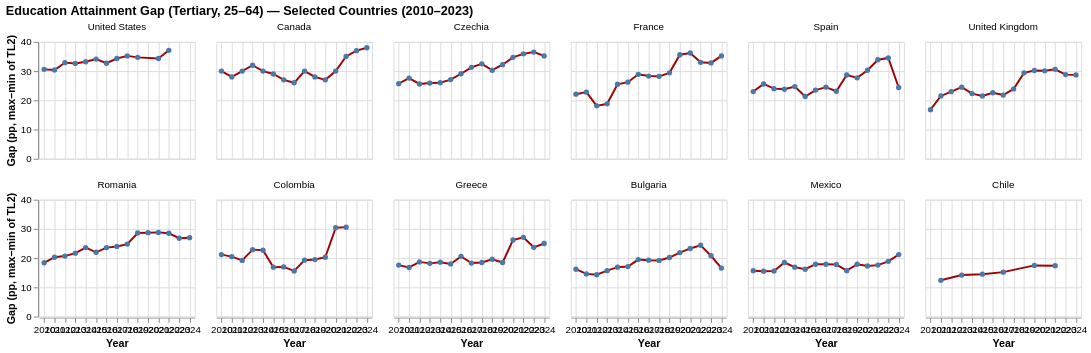

This figure's notebook cell:
### Code cell
df = filtered_edu  # columns: Country, TIME_PERIOD, gap_obs_value, n_regions

# add a per-country sort key (mean gap)
base = (
    alt.Chart(df)
    .transform_joinaggregate(sort_key='mean(gap_obs_value)', groupby=['Country'])
)

line = (
    base.mark_line(color="#9C0505")
    .encode(
        x=alt.X('TIME_PERIOD:O', title='Year', axis=alt.Axis(labelAngle=0)),
        y=alt.Y('gap_obs_value:Q', title='Gap (pp, max–min of TL2)'),
        tooltip=['Country', 'TIME_PERIOD', alt.Tooltip('gap_obs_value:Q', title='Gap'), 'n_regions']
    )
)

points = (
    base.mark_point(color='red', filled=True, size=50)
    .encode(
        x='TIME_PERIOD:O',
        y='gap_obs_value:Q'
    )
)

panel = (line + points).properties(width=160, height=120)

panel = (
    base.mark_line(color='#9C0505', point=True)
    .encode(
        x=alt.X('TIME_PERIOD:O', title='Year', axis=alt.Axis(labelAngle=0)),
        y=alt.Y('gap_obs_value:Q', title='Gap (pp, max–min of TL2)'),
        tooltip=['Country', 'TIME_PERIOD', alt.Tooltip('gap_obs_value:Q', title='Gap'), 'n_regions']
    )
    .properties(width=160, height=120)
)

chart = panel.facet(
    facet=alt.Facet(
        'Country:N',
        sort=alt.SortField(field='sort_key', order='descending'),  # << fix
        title=None
    ),
    columns=6
).resolve_scale(y='shared').properties(
    title='Education Attainment Gap (Tertiary, 25–64) — Selected Countries (2010–2023)'
).configure_axis(grid=True)

chart

### Figure 1 — Vega-Lite specification as saved in the notebook (floating-point values rounded to 4 significant figures; data arrays with more than 128 entries replaced by an {"elided": "..."} marker saying what was removed)
{"config": {"view": {"continuousWidth": 300, "continuousHeight": 300}, "axis": {"grid": true}}, "data": {"name": "data-27c3b436f13ad5927be89c33c442c7ac"}, "facet": {"field": "Country", "sort": {"field": "sort_key", "order": "descending"}, "title": null, "type": "nominal"}, "spec": {"mark": {"type": "line", "color": "#9C0505", "point": true}, "encoding": {"tooltip": [{"field": "Country", "type": "nominal"}, {"field": "TIME_PERIOD", "type": "quantitative"}, {"field": "gap_obs_value", "title": "Gap", "type": "quantitative"}, {"field": "n_regions", "type": "quantitative"}], "x": {"axis": {"labelAngle": 0}, "field": "TIME_PERIOD", "title": "Year", "type": "ordinal"}, "y": {"field": "gap_obs_value", "title": "Gap (pp, max–min of TL2)", "type": "quantitative"}}, "height": 120, "transform": [{"joinaggregate": [{"op": "mean", "field": "gap_obs_value", "as": "sort_key"}], "groupby": ["Country"]}], "width": 160}, "columns": 6, "resolve": {"scale": {"y": "shared"}}, "title": "Education Attainment Gap (Tertiary, 25–64) — Selected Countries (2010–2023)", "$schema": "https://vega.github.io/schema/vega-lite/v5.20.1.json", "datasets": {"data-27c3b436f13ad5927be89c33c442c7ac": {"elided": "166 records"}}}
